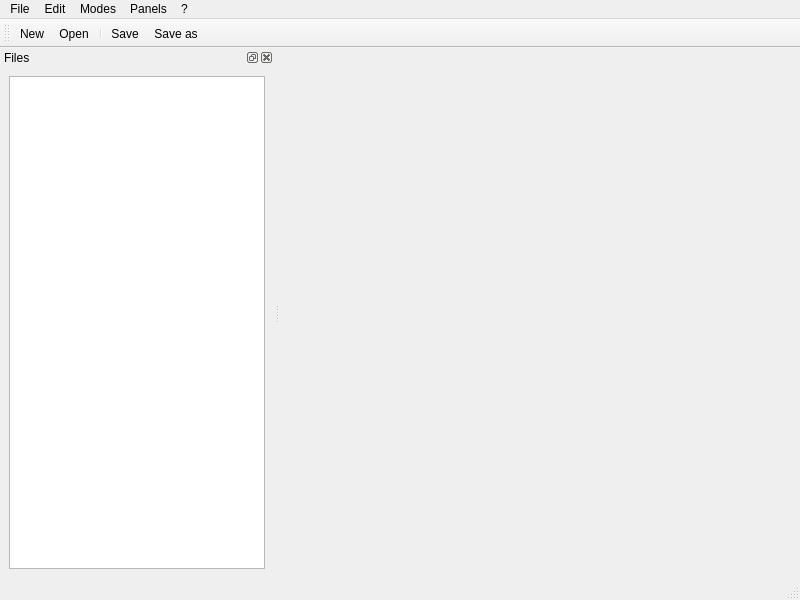
<?xml version="1.0" encoding="UTF-8"?>
<ui version="4.0">
 <class>MainWindow</class>
 <widget class="QMainWindow" name="MainWindow">
  <property name="geometry">
   <rect>
    <x>0</x>
    <y>0</y>
    <width>800</width>
    <height>600</height>
   </rect>
  </property>
  <property name="windowTitle">
   <string>notepad</string>
  </property>
  <property name="windowIcon">
   <iconset resource="resources.qrc">
    <normaloff>:/icons/pyqode.png</normaloff>:/icons/pyqode.png</iconset>
  </property>
  <widget class="QWidget" name="centralwidget">
   <layout class="QGridLayout" name="gridLayout">
    <item row="0" column="0">
     <widget class="SplittableCodeEditTabWidget" name="tabWidget">
      <property name="orientation">
       <enum>Qt::Horizontal</enum>
      </property>
     </widget>
    </item>
   </layout>
  </widget>
  <widget class="QMenuBar" name="menubar">
   <property name="geometry">
    <rect>
     <x>0</x>
     <y>0</y>
     <width>800</width>
     <height>22</height>
    </rect>
   </property>
   <widget class="QMenu" name="menuFile">
    <property name="title">
     <string>File</string>
    </property>
    <addaction name="actionNew"/>
    <addaction name="actionOpen"/>
    <addaction name="separator"/>
    <addaction name="actionSave"/>
    <addaction name="actionSave_as"/>
    <addaction name="separator"/>
    <addaction name="actionQuit"/>
   </widget>
   <widget class="QMenu" name="menuEdit">
    <property name="title">
     <string>Edit</string>
    </property>
   </widget>
   <widget class="QMenu" name="menuModes">
    <property name="title">
     <string>Modes</string>
    </property>
   </widget>
   <widget class="QMenu" name="menuPanels">
    <property name="title">
     <string>Panels</string>
    </property>
   </widget>
   <widget class="QMenu" name="menu">
    <property name="title">
     <string>?</string>
    </property>
    <addaction name="actionAbout"/>
   </widget>
   <addaction name="menuFile"/>
   <addaction name="menuEdit"/>
   <addaction name="menuModes"/>
   <addaction name="menuPanels"/>
   <addaction name="menu"/>
  </widget>
  <widget class="QStatusBar" name="statusbar"/>
  <widget class="QToolBar" name="toolBar">
   <property name="windowTitle">
    <string>toolBar</string>
   </property>
   <attribute name="toolBarArea">
    <enum>TopToolBarArea</enum>
   </attribute>
   <attribute name="toolBarBreak">
    <bool>false</bool>
   </attribute>
   <addaction name="actionNew"/>
   <addaction name="actionOpen"/>
   <addaction name="separator"/>
   <addaction name="actionSave"/>
   <addaction name="actionSave_as"/>
  </widget>
  <widget class="QDockWidget" name="dockWidget">
   <property name="windowTitle">
    <string>Files</string>
   </property>
   <attribute name="dockWidgetArea">
    <number>1</number>
   </attribute>
   <widget class="QWidget" name="dockWidgetContents">
    <layout class="QGridLayout" name="gridLayout_2">
     <item row="0" column="0">
      <widget class="FileSystemTreeView" name="treeView"/>
     </item>
    </layout>
   </widget>
  </widget>
  <action name="actionNew">
   <property name="icon">
    <iconset resource="resources.qrc">
     <normaloff>:/icons/document-new.png</normaloff>:/icons/document-new.png</iconset>
   </property>
   <property name="text">
    <string>New</string>
   </property>
   <property name="shortcut">
    <string>Ctrl+N</string>
   </property>
   <property name="iconVisibleInMenu">
    <bool>true</bool>
   </property>
  </action>
  <action name="actionOpen">
   <property name="icon">
    <iconset resource="resources.qrc">
     <normaloff>:/icons/document-open.png</normaloff>:/icons/document-open.png</iconset>
   </property>
   <property name="text">
    <string>Open</string>
   </property>
   <property name="shortcut">
    <string>Ctrl+O</string>
   </property>
   <property name="iconVisibleInMenu">
    <bool>true</bool>
   </property>
  </action>
  <action name="actionSave">
   <property name="icon">
    <iconset resource="resources.qrc">
     <normaloff>:/icons/document-save.png</normaloff>:/icons/document-save.png</iconset>
   </property>
   <property name="text">
    <string>Save</string>
   </property>
   <property name="shortcut">
    <string>Ctrl+S</string>
   </property>
   <property name="iconVisibleInMenu">
    <bool>true</bool>
   </property>
  </action>
  <action name="actionSave_as">
   <property name="icon">
    <iconset resource="resources.qrc">
     <normaloff>:/icons/document-save-as.png</normaloff>:/icons/document-save-as.png</iconset>
   </property>
   <property name="text">
    <string>Save as</string>
   </property>
   <property name="shortcut">
    <string>Ctrl+Shift+S</string>
   </property>
   <property name="iconVisibleInMenu">
    <bool>true</bool>
   </property>
  </action>
  <action name="actionClose_tab">
   <property name="text">
    <string>Close tab</string>
   </property>
   <property name="iconVisibleInMenu">
    <bool>true</bool>
   </property>
  </action>
  <action name="actionClose_other_tabs">
   <property name="text">
    <string>Close other tabs</string>
   </property>
   <property name="iconVisibleInMenu">
    <bool>true</bool>
   </property>
  </action>
  <action name="actionClose_all_tabs">
   <property name="text">
    <string>Close all tabs</string>
   </property>
   <property name="iconVisibleInMenu">
    <bool>true</bool>
   </property>
  </action>
  <action name="actionQuit">
   <property name="icon">
    <iconset resource="resources.qrc">
     <normaloff>:/icons/close.png</normaloff>:/icons/close.png</iconset>
   </property>
   <property name="text">
    <string>Quit</string>
   </property>
   <property name="shortcut">
    <string>Ctrl+Q</string>
   </property>
   <property name="iconVisibleInMenu">
    <bool>true</bool>
   </property>
  </action>
  <action name="actionAbout">
   <property name="icon">
    <iconset resource="resources.qrc">
     <normaloff>:/icons/about.png</normaloff>:/icons/about.png</iconset>
   </property>
   <property name="text">
    <string>About</string>
   </property>
   <property name="shortcut">
    <string>F1</string>
   </property>
   <property name="iconVisibleInMenu">
    <bool>true</bool>
   </property>
  </action>
 </widget>
 <customwidgets>
  <customwidget>
   <class>SplittableCodeEditTabWidget</class>
   <extends>QSplitter</extends>
   <header>pyqode.core.widgets</header>
   <container>1</container>
  </customwidget>
  <customwidget>
   <class>FileSystemTreeView</class>
   <extends>QTreeView</extends>
   <header>pyqode.core.widgets</header>
  </customwidget>
 </customwidgets>
 <resources>
  <include location="resources.qrc"/>
 </resources>
 <connections/>
</ui>
